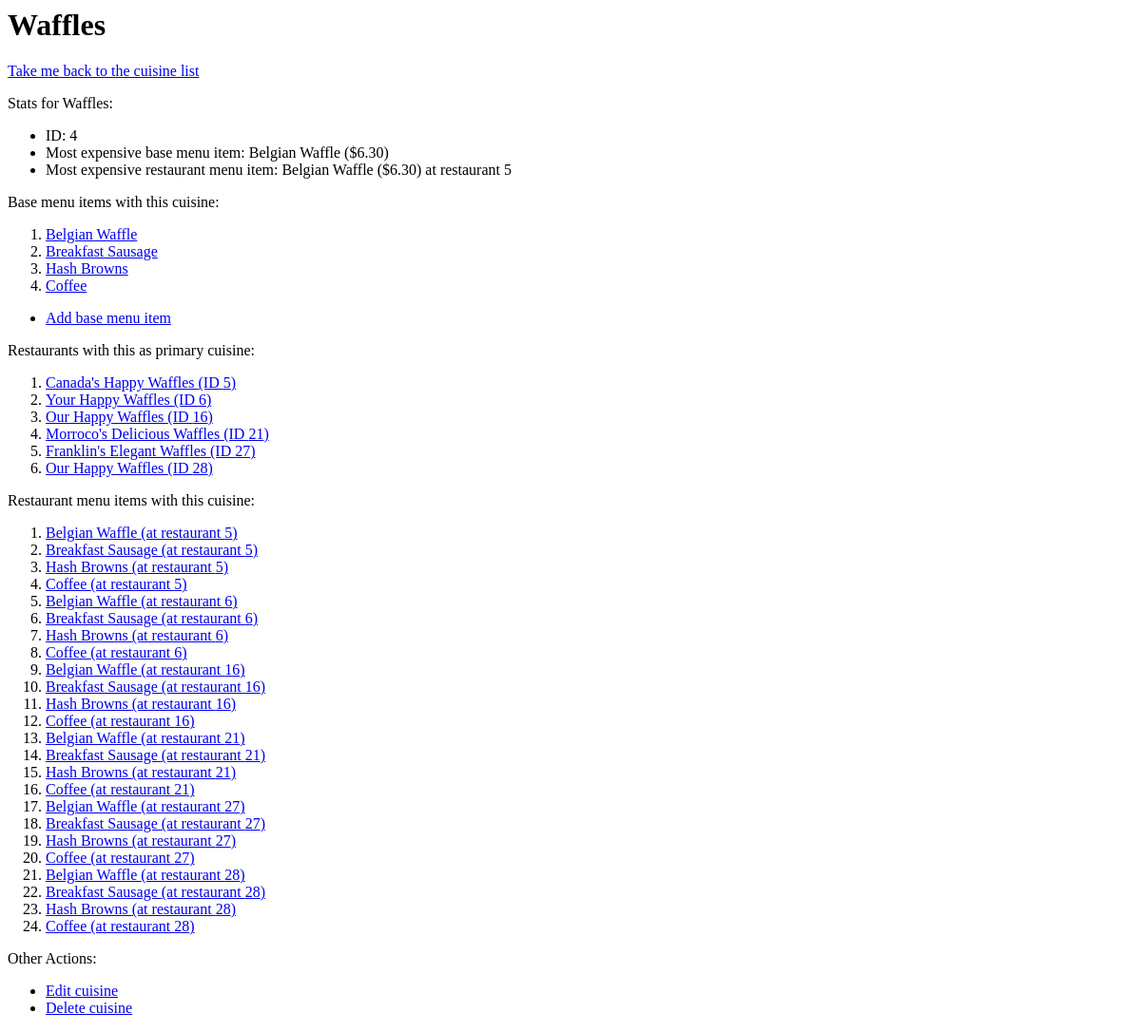
Page /cuisines/4/ on the earlier database version.
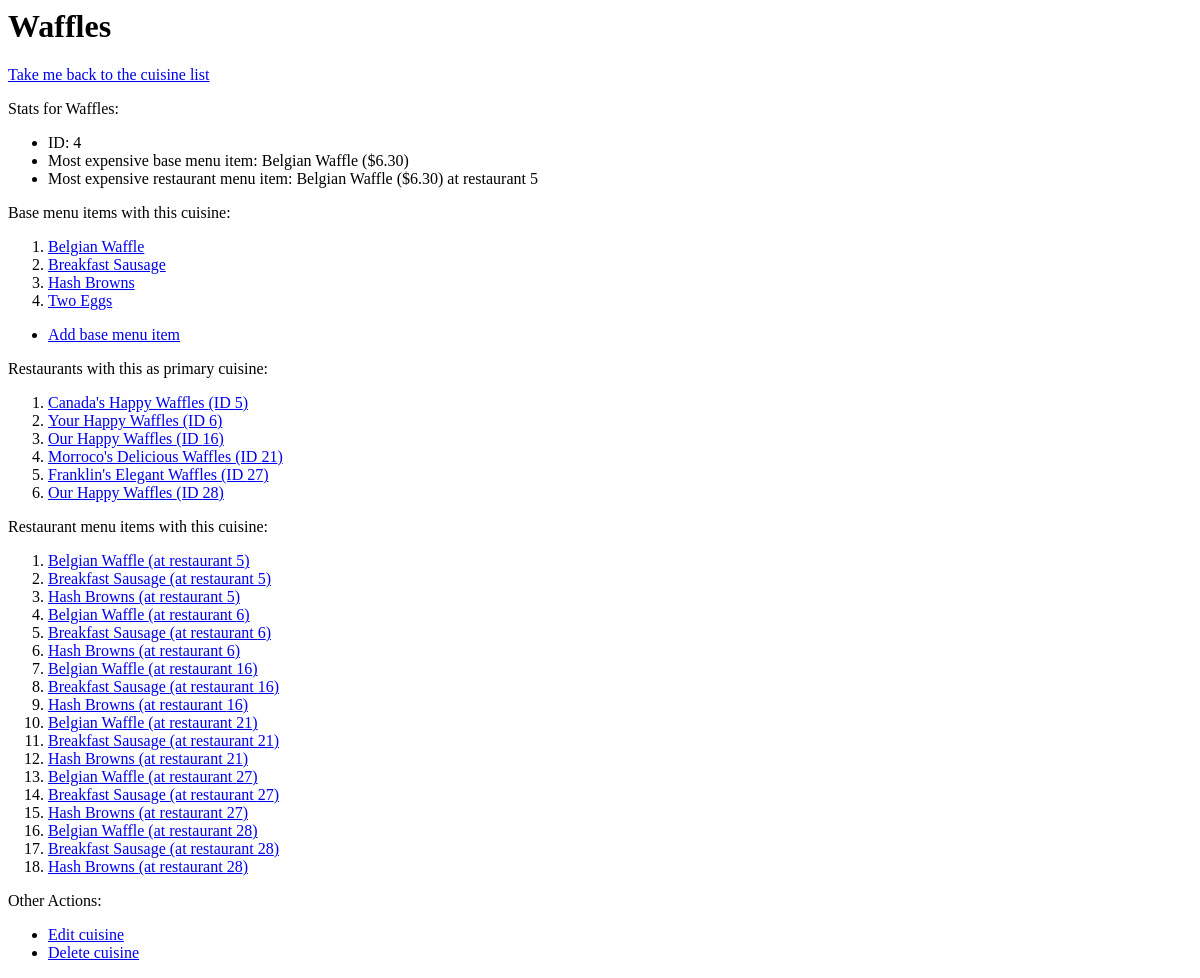
Same page on the later database version.
### database_setup.py (models this page shows, shortened)
class BaseMenuItem(Base):
	__tablename__ = 'base_menu_item'
	name = Column(String(80), nullable=False, unique=True)
	id = Column(Integer, primary_key=True)
	description = Column(String(250))
	price = Column(String(8))
	course = Column(String(250))
	cuisine_id = Column(Integer, ForeignKey('cuisine.id'))
	cuisine = relationship(Cuisine)

class Restaurant(Base):
	__tablename__ = 'restaurant'
	id = Column(Integer, primary_key=True)
	name = Column(String(250), nullable=False)
	cuisine_id = Column(Integer, ForeignKey('cuisine.id'))
	cuisine = relationship(Cuisine)

class RestaurantMenuItem(Base):
	__tablename__ = 'restaurant_menu_item'
	name = Column(String(80), nullable=False)
	id = Column(Integer, primary_key=True)
	description = Column(String(250))
	price = Column(String(8))
	course = Column(String(250))
	restaurant_id = Column(Integer, ForeignKey('restaurant.id'))
	baseMenuItem_id = Column(Integer, ForeignKey('base_menu_item.id'))
	restaurant = relationship(Restaurant)
	baseMenuItem = relationship(BaseMenuItem)

### project.py (the view)
@app.route('/cuisines/<int:cuisine_id>/')
def cuisine(cuisine_id):
        cuisine = RestaurantManager.getCuisine(cuisine_id)
        restaurants = RestaurantManager.getRestaurants(cuisine_id=cuisine_id)
        baseMenuItems = RestaurantManager.\
                        getBaseMenuItems(cuisine_id=cuisine_id)
        restaurantMenuItems = RestaurantManager.\
                              getRestaurantMenuItems(cuisine_id=cuisine_id)
        if len(baseMenuItems) > 0:
            mostExpensiveBaseMenuItem = baseMenuItems[0]
            for item in baseMenuItems:
                if item.price > mostExpensiveBaseMenuItem.price:
                    mostExpensiveBaseMenuItem = item
        else:
            mostExpensiveBaseMenuItem = RestaurantManager.getBaseMenuItem(-1)
            mostExpensiveBaseMenuItem.name = "N/A"
            mostExpensiveBaseMenuItem.price = "N/A"
        if len(restaurantMenuItems) > 0:
            mostExpensiveRestaurantMenuItem = restaurantMenuItems[0]
            for item in restaurantMenuItems:
                if item.price > mostExpensiveRestaurantMenuItem.price:
                    mostExpensiveRestaurantMenuItem = item
        else:
            mostExpensiveRestaurantMenuItem = RestaurantManager.getBaseMenuItem(-1)
            mostExpensiveRestaurantMenuItem.name = "N/A"
            mostExpensiveRestaurantMenuItem.price = "N/A"
        return render_template("Cuisine.html",
                               cuisine=cuisine,
                               mostExpensiveBaseMenuItem=mostExpensiveBaseMenuItem,
                               mostExpensiveRestaurantMenuItem=mostExpensiveRestaurantMenuItem,
                               restaurants=restaurants,
                               baseMenuItems=baseMenuItems,
                               restaurantMenuItems=restaurantMenuItems)

### RestaurantManager.py (called while the page is built)
def getRestaurantDBSession():
    engine = create_engine('sqlite:///restaurants.db')
    Base.metadata.bind = engine
    DBSession = sessionmaker(bind=engine)
    session = DBSession()
    return session

def getRestaurants(cuisine_id=None):
    session = getRestaurantDBSession()
    if cuisine_id is not None:
        restaurants = session.query(Restaurant).\
                      filter_by(cuisine_id=cuisine_id).all()
    else:
        restaurants = session.query(Restaurant).\
                      order_by(Restaurant.id).all()
    session.close()
    return restaurants

def getBaseMenuItems(cuisine_id=None):
    session = getRestaurantDBSession()
    if cuisine_id is not None:
        baseMenuItems = session.query(BaseMenuItem).\
                        filter_by(cuisine_id=cuisine_id).all()
    else:
        baseMenuItems = session.query(BaseMenuItem).\
                        order_by(BaseMenuItem.id).all()
    session.close()
    return baseMenuItems

### templates/Cuisine.html (shortened to what this page needs)
<html>
<body>
	<h1 class='header'>{{cuisine.name}}</h1>
	<p>
		<a class='back' href="{{url_for('cuisines')}}">
			Take me back to the cuisine list
		</a>
	</p>
	<div class='stats'>
		<p>Stats for {{cuisine.name}}:</p>
		<ul>
			<li>ID: {{cuisine.id}}</li>
			<li>Most expensive base menu item: {{mostExpensiveBaseMenuItem.name}}
				({{mostExpensiveBaseMenuItem.price}})</li>
			<li>Most expensive restaurant menu item:
				{{mostExpensiveRestaurantMenuItem.name}}
				({{mostExpensiveRestaurantMenuItem.price}}) at
				restaurant {{mostExpensiveRestaurantMenuItem.restaurant_id}}</li>
		</ul>
		<div class='baseMenuItems'>
		<p>
			Base menu items with this cuisine:
		</p>
		<ol>
			{% for item in baseMenuItems %}
			<li>
			<a href="{{url_for('baseMenuItem',
							   cuisine_id=cuisine.id,
							   baseMenuItem_id=item.id)}}">
				{{item.name}}</a>
			</li>
			{% endfor %}
		</ol>
		<ul>
			<li><a class = 'actions' href="{{url_for('addBaseMenuItem',
							   	   cuisine_id=cuisine.id)}}">
				Add base menu item</a>
			</li>
		</ul>
		</div>
		<div class='restaurants'>
		<p>
			Restaurants with this as primary cuisine:
		</p>
		<ol>
			{% for restaurant in restaurants %}
			<li>
			<a href="{{url_for('restaurant',
							   restaurant_id=restaurant.id)}}">
				{{restaurant.name}} (ID {{restaurant.id}})</a>
			</li>
			{% endfor %}
		</ol>
		</div>
		<div class='restaurantMenuItems'>
		<p>
			Restaurant menu items with this cuisine:
		</p>
		<ol>
			{% for item in restaurantMenuItems %}
			<li>
			<a href="{{url_for('restaurantMenuItem',
							   restaurant_id=item.restaurant_id,
							   restaurantMenuItem_id=item.id)}}">
				{{item.name}} (at restaurant {{item.restaurant_id}})</a>
			</li>
			{% endfor %}
		</ol>
		</div>
	</div>
	<div class='actions'>
	<p>Other Actions:</p>
	<ul>
		<li><a href="{{url_for('editCuisine',
							   cuisine_id=cuisine.id)}}">
			Edit cuisine</a>
		</li>
		<li><a href="{{url_for('deleteCuisine',
							   cuisine_id=cuisine.id)}}">
			Delete cuisine</a>
		</li>
	</ul>
	</div>
</body>
</html>

Differences in the rows shown:
removed BaseMenuItem: name "Coffee"
no longer on this page (row edited): RestaurantMenuItem: name "Coffee", restaurant_id "5"
no longer on this page (row edited): RestaurantMenuItem: name "Coffee", restaurant_id "6"
no longer on this page (row edited): RestaurantMenuItem: name "Coffee", restaurant_id "16"
no longer on this page (row edited): RestaurantMenuItem: name "Coffee", restaurant_id "21"
no longer on this page (row edited): RestaurantMenuItem: name "Coffee", restaurant_id "27"
no longer on this page (row edited): RestaurantMenuItem: name "Coffee", restaurant_id "28"
added BaseMenuItem: name "Two Eggs"
